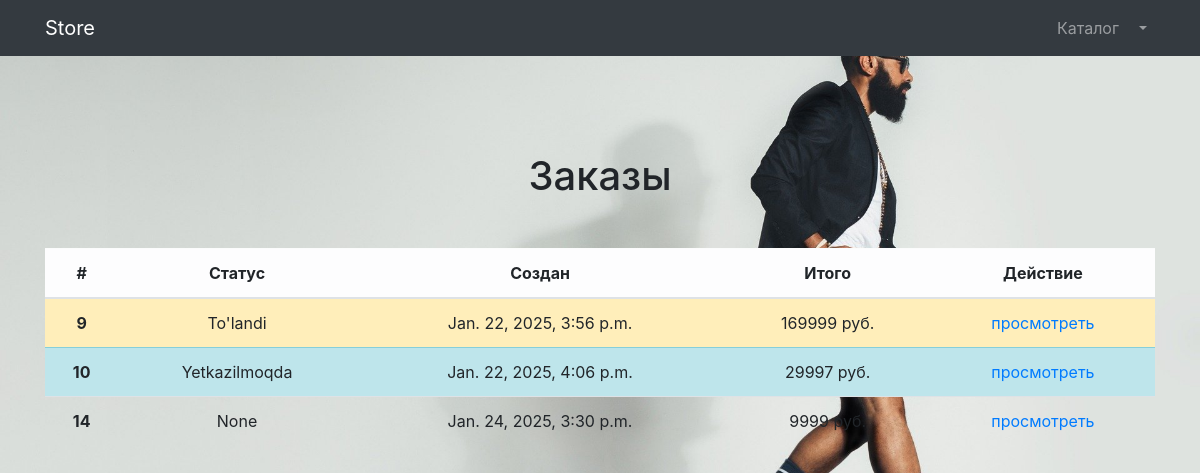
Screenshot of /orders/ (signed in) with the database file from the repository.
### storeapp/models.py (models this page shows, shortened)
class OrderModel(models.Model):
    STATUS_CHANGE = (
        ('Yetkazilmoqda', 'Yetkazilmoqda'),
        ('Yetkazildi', 'Yetkazildi'),
        ("To'landi", "To'landi"),
    )
    basket = models.ManyToManyField(BasketModel)
    owner = models.ForeignKey(Userprofile, on_delete=models.PROTECT)
    created = models.DateTimeField(auto_now_add=True)
    status = models.CharField(max_length=200, choices=STATUS_CHANGE, blank=True, null=True)
    summa = models.IntegerField(blank=True, null=True)
    first_name = models.CharField(max_length=200, blank=True, null=True)
    last_name = models.CharField(max_length=200, blank=True, null=True)
    phone = models.CharField(max_length=13, blank=True, null=True)
    address = models.TextField(blank=True, null=True)

### storeapp/views.py (the view)
# urls.py: path('orders/', orders_view, name='orders'),
def orders_view(request):
    profile = request.user.userprofile
    orders = OrderModel.objects.filter(owner=profile)
    context = {
        'orders': orders,
    }
    return render(request, 'orders/orders.html', context)

### storeapp/templates/orders/orders.html
{% extends 'base.html' %}
{% block content %}
<section>
    <div class="container pt-5">
        <div class="text-center mt-5">
            <h1>Заказы</h1>
            <div class="orders mt-5">
                <table class="table">
                    <thead>
                    <tr class="table-light">
                        <th scope="col">#</th>
                        <th scope="col">Статус</th>
                        <th scope="col">Создан</th>
                        <th scope="col">Итого</th>
                        <th scope="col">Действие</th>
                    </tr>
                    </thead>
                    <tbody>
                    {% for order in orders %}
                    <tr class="{% if order.status == 'Yetkazildi' %} table-success {% elif order.status == 'Yetkazilmoqda' %} table-info {% elif order.status == 'To\'landi' %} table-warning {% endif %}">
                        <th scope="row">{{order.id}}</th>
                        <td>{{order.status}}</td>
                        <td>{{order.created}}</td>
                        <td>{{order.summa}} руб.</td>
                        <td>
                            <a href="{% url 'order' pk=order.id %}">просмотреть</a>
                        </td>
                    </tr>
                    {% endfor %}
                    </tbody>
                </table>
            </div>
        </div>
    </div>
</section>
{% endblock content %}

### rows the page displays
OrderModel: id "9", status "To'landi", created "Jan. 22, 2025, 3:56 p.m.", summa "169999"
OrderModel: id "10", status "Yetkazilmoqda", created "Jan. 22, 2025, 4:06 p.m.", summa "29997"
OrderModel: id "14", status "None", created "Jan. 24, 2025, 3:30 p.m.", summa "9999"
